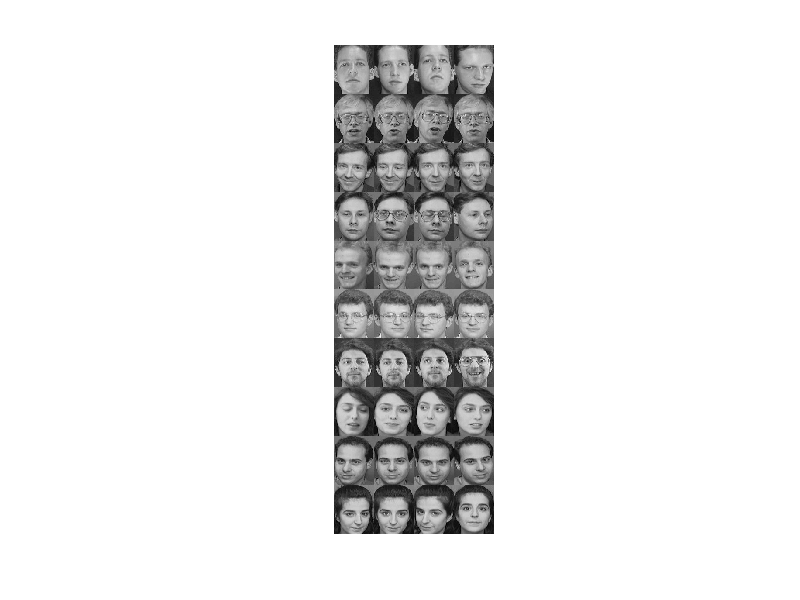

Write MATLAB code to recreate this figure.
load MyTesting
[S U]=size(MyTesting)

All=[]
for NumOfS=1:10
    Poto=[];
    for NumofU=1:U
        Poto=[Poto MyTesting{NumOfS,NumofU}];
    end
    All=[All;Poto]
end
imshow(All);
